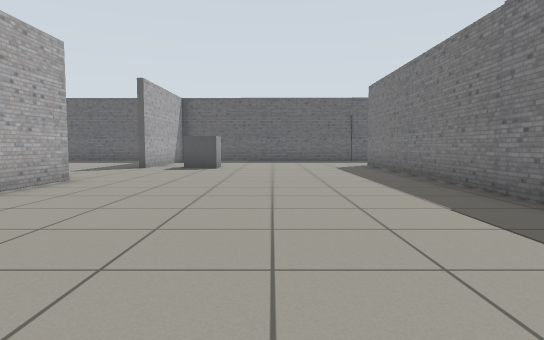
view 1 (above)

24 first-person views from a walk through a world built for the Gazebo simulator. The camera is 0.72 m above the floor, tilts 4° down and sees 75° across. The floor is counted in squares, 1 m on a side. Each view is taken from the middle of a square. On the plan, view 1 faces up. The plan holds only what a view shows up to about 11 squares ahead; the rest is blank.

view 2
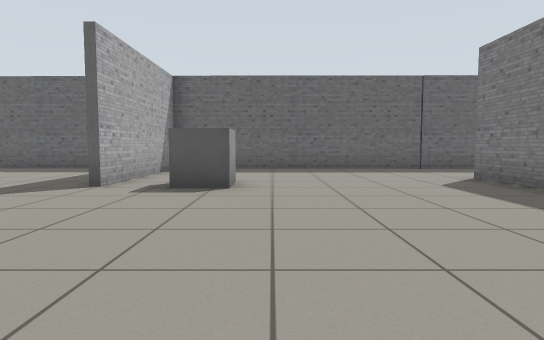

view 3
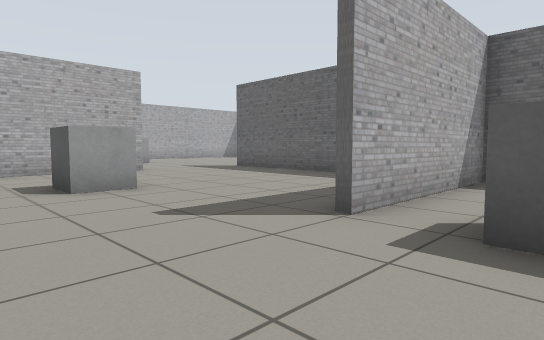

view 4
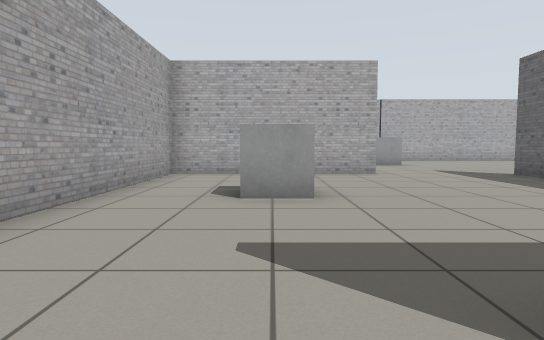

view 5
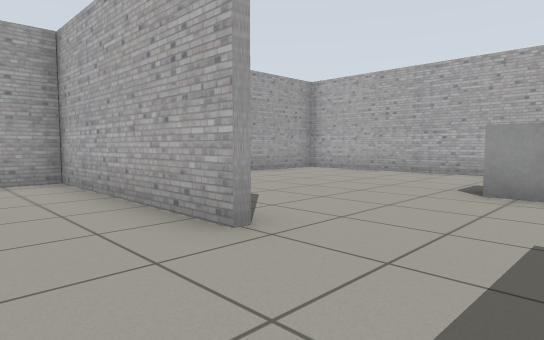

view 6
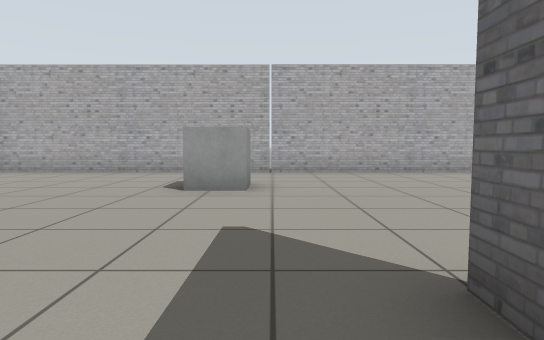

view 7
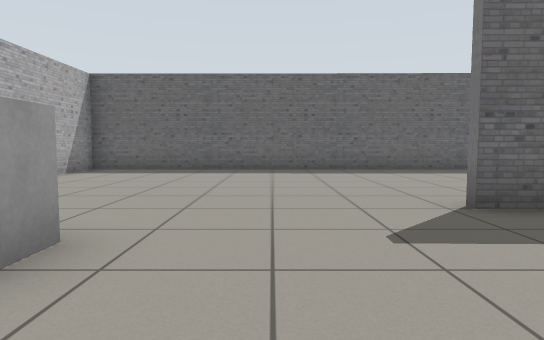

view 8
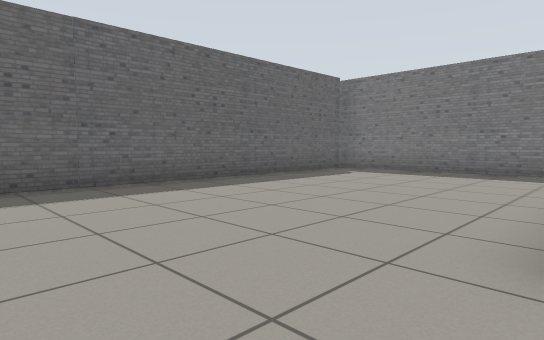

view 9
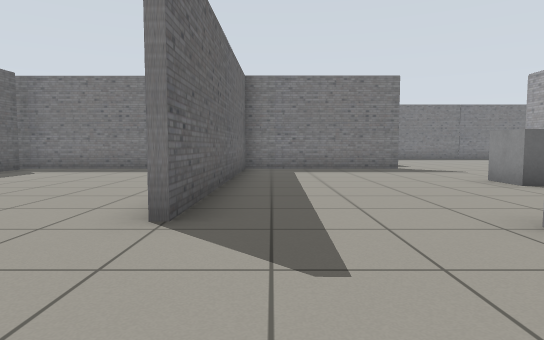

view 10
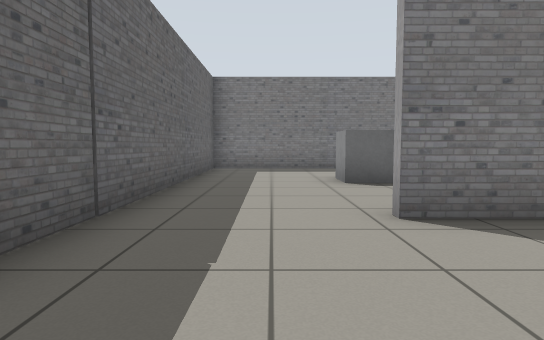

view 11
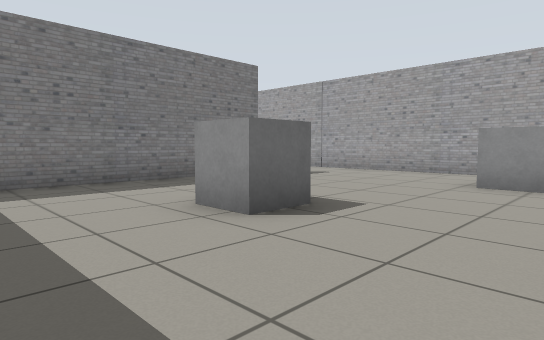

view 12
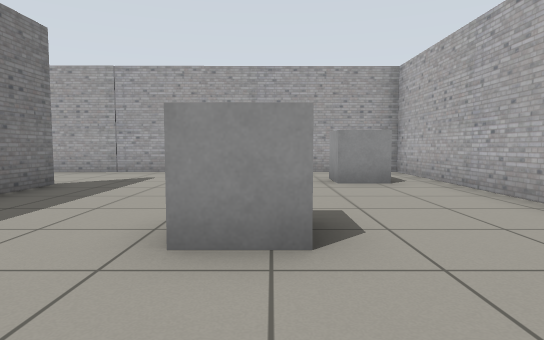

view 13
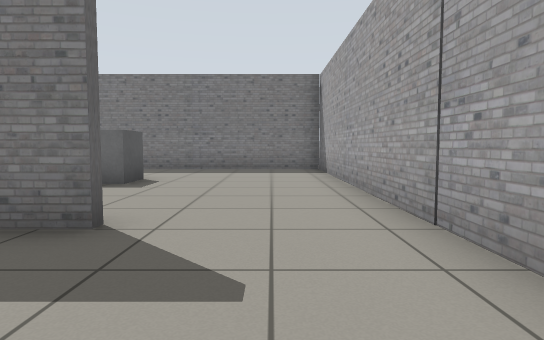

view 14
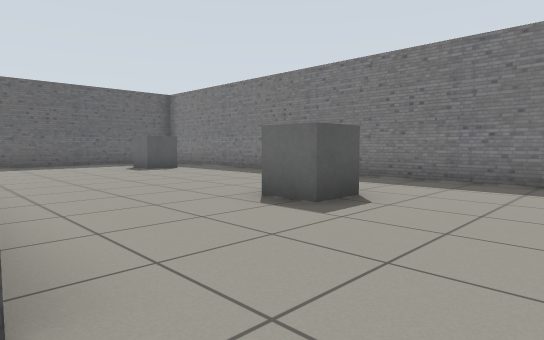

view 15
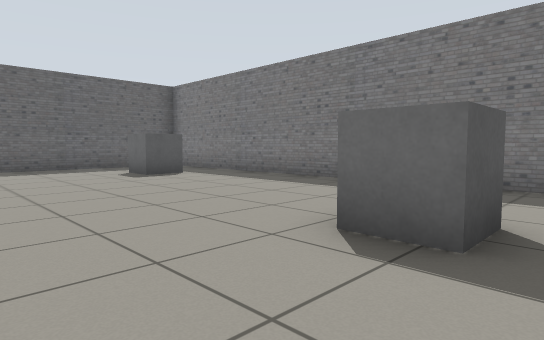

view 16
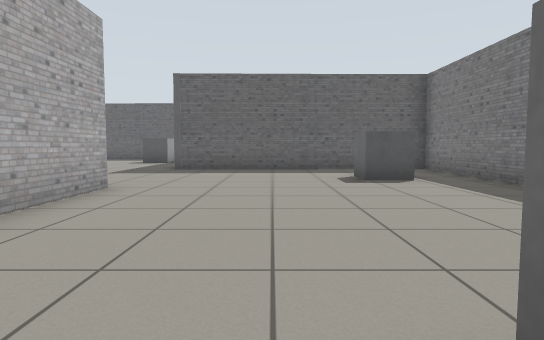

view 17
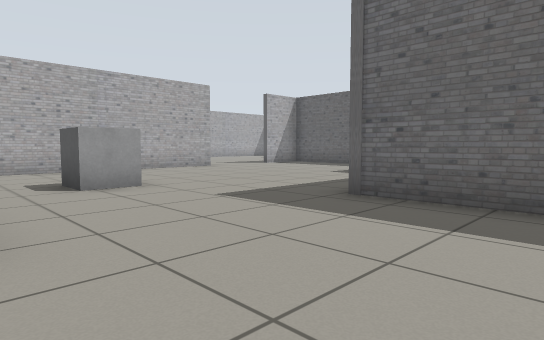

view 18
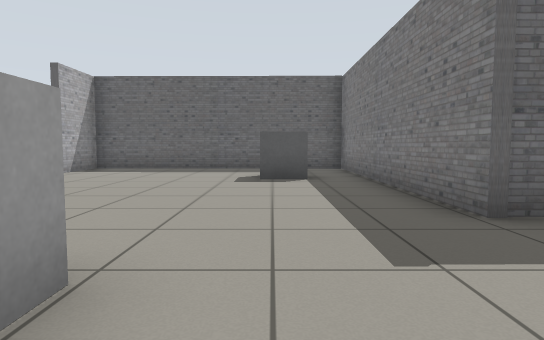

view 19
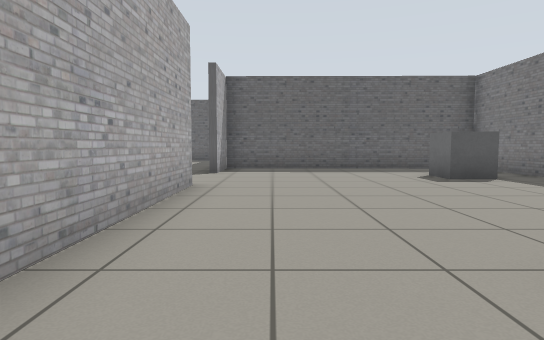

view 20
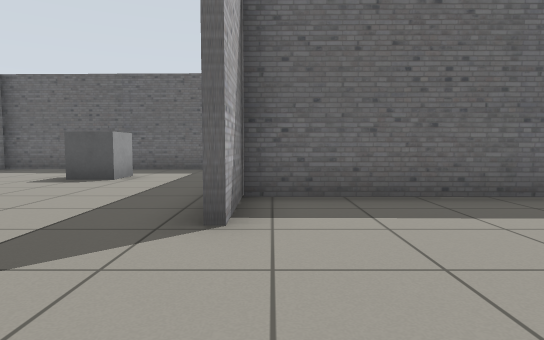

view 21
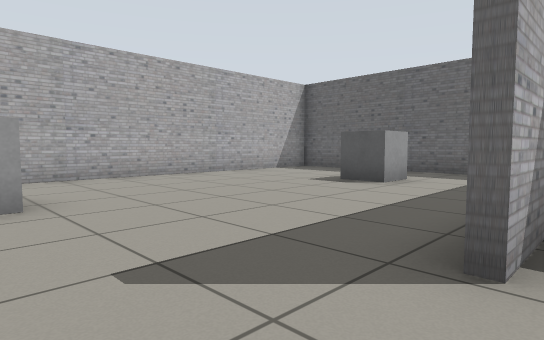

view 22
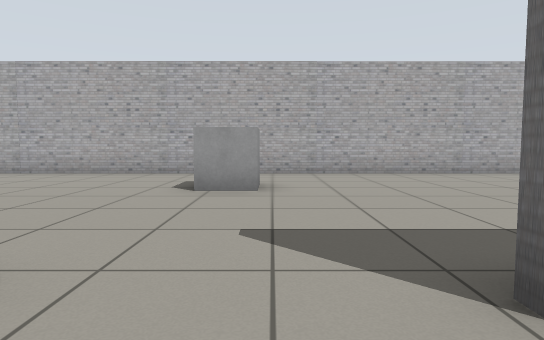

view 23
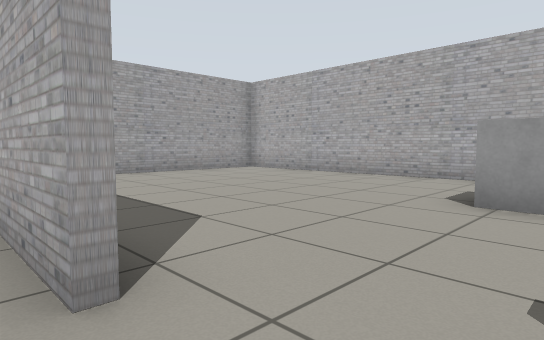

view 24
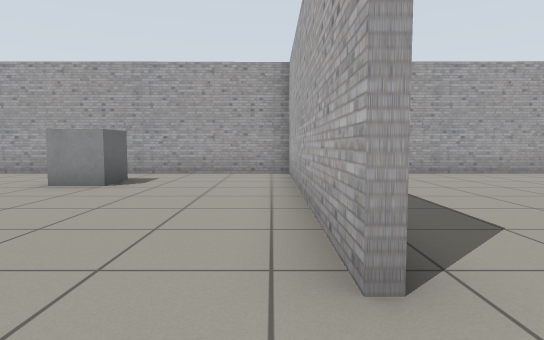

### Floor plan
Points are (right, up) in squares from view 1. A wall is a line through its corners. A room is listed if a view was taken in it or the views show most of it. See-through windows are left out.
Room 1 (views 1, 2, 3, 4, 5, 6, 7, 8, 9, 10)
walls: (-4.2, 11.1) (-4.2, 15.8) (-11.7, 16); (-11.9, 12.6) (-11.9, 7.5) (-4.2, 7.4) (-4.2, 5.4); (-4.2, 17.2) (-4.2, 22.8); (-4.6, 22.4) (-19.3, 22.5) (-19.3, 7.8); (-18.3, 7.5) (-16.5, 7.5); (3.6, 15.6) (-4, 15.8) (-4, 11.1); (3.4, 4.4) (3.4, 12.9)
ways out: opening at (3, 14.5) to room 2
objects: grey box (-16, 14); grey box (-9, 10) to (-8, 10); grey box (-2, 11) to (-2, 12)
Room 2 (views 11, 12, 13, 14, 15, 16, 17, 18, 19, 20, 21, 22, 23, 24)
walls: (11, 15.5) (3.6, 15.6); (3.6, 23.4) (3.6, 15.9) (11.2, 16) (11.2, 13.6); (3.6, 10.6) (3.6, 5.5) (18.6, 5.6) (18.6, 20.6) (11, 20.5) (11, 27.8) (3.6, 27.9); (-2.9, 15.9) (0.6, 15.9); (11, 8.5) (11, 15.9); (3.6, 28.2) (3.6, 26.1); (2, 33.5) (-4.1, 33.6); (-4, 31.8) (-4, 17.2)
ways out: opening at (3, 14.5) to room 1
objects: grey box (-1, 24) to (-1, 25); grey box (0, 31); grey box (5, 8) to (6, 8); grey box (7, 12); grey box (7, 18) to (8, 19); grey box (9, 25); grey box (15, 10); grey box (16, 17) to (17, 18)

Positions as (right, up) in squares from view 1, and headings:
1: (0, 0), facing up
2: (-1, 5), facing up
3: (-2, 8), facing up-left
4: (-3, 10), facing left
5: (-10, 15), facing down-left
6: (-10, 15), facing left
7: (-14, 12), facing up
8: (-14, 16), facing up-right
9: (-15, 15), facing right
10: (0, 14), facing right
11: (4, 15), facing down-right
12: (7, 15), facing down
13: (8, 7), facing right
14: (11, 7), facing up-right
15: (12, 9), facing up-right
16: (14, 10), facing up
17: (14, 16), facing up-left
18: (9, 17), facing up
19: (5, 17), facing up
20: (4, 23), facing up
21: (4, 24), facing up-left
22: (5, 25), facing left
23: (4, 25), facing down-left
24: (4, 25), facing down
